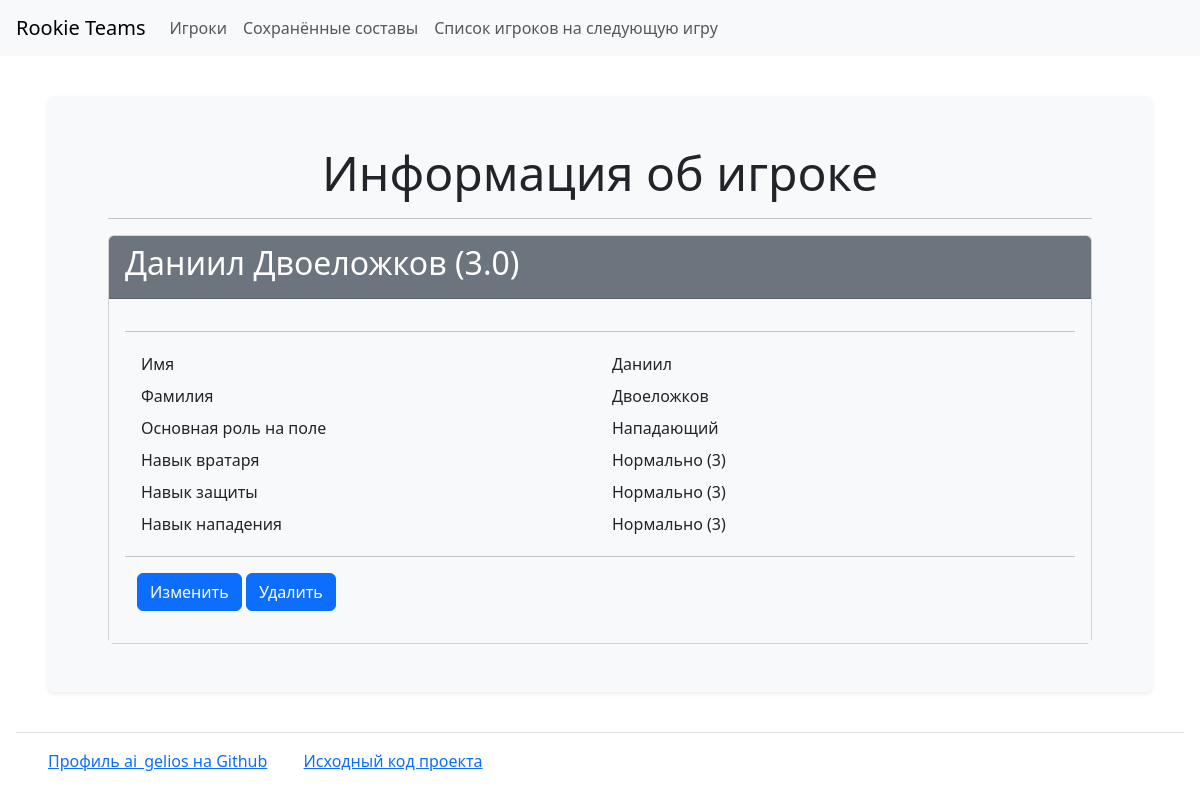
The page /players/5/ on the database its author committed.
### rooky_teams/players/models.py (models this page shows)
class Player(models.Model):
    first_name = models.CharField(
        max_length=64,
    )
    last_name = models.CharField(
        max_length=64,
    )
    role = models.ForeignKey(
        to=Role,
        on_delete=models.PROTECT,
        blank=False,
        null=False,
        related_name='role'
    )
    gk_skill = models.ForeignKey(
        to=SkillLevel,
        on_delete=models.PROTECT,
        blank=False,
        null=False,
        related_name='gk_skill'
    )
    def_skill = models.ForeignKey(
        to=SkillLevel,
        on_delete=models.PROTECT,
        blank=False,
        null=False,
        related_name='def_skill'
    )
    off_skill = models.ForeignKey(
        to=SkillLevel,
        on_delete=models.PROTECT,
        blank=False,
        null=False,
        related_name='off_skill'
    )
    @property
    def avg_skill(self):
        return round(sum((
            self.gk_skill.value,
            self.def_skill.value,
            self.off_skill.value,
        )) / 3, 2)
    def __str__(self):
        return f'{self.first_name} {self.last_name} ({self.avg_skill})'

### rooky_teams/skills/models.py (models this page shows)
class SkillLevel(models.Model):
    value = models.IntegerField()
    def __str__(self):
        return f'{TRANSLATED_NAMES.get(self.value)} ({self.value})'

### rooky_teams/roles/models.py (models this page shows)
class Role(models.Model):
    name = models.CharField(
        max_length=64,
        unique=True,
        blank=False,
    )
    def __str__(self):
        return ROLES.get(self.name)

### rooky_teams/players/views.py (the view)
# urls.py: path('<int:pk>/', PlayerDetailView.as_view(), name='player_details'),
class PlayerDetailView(DetailView):
    template_name = 'players/details.html'
    model = Player

### rooky_teams/templates/players/details.html
{% extends "home.html" %}
{% load i18n %}
{% block content %}
<main>
    <div class="container wrapper flex-grow-1">
        <h2 class="text-center display-5">{% translate "Player details" %}</h2>
        <hr>
        <div class="card">
            <div class="card-header bg-secondary text-white">
                <h2>{{ player }}</h2>
            </div>
            <div class="card-body bg-light">
                <hr>
                <div class="container">
                    <div class="row p-1">
                        <div class="col">{% translate 'First name' %}</div>
                        <div class="col">{{ player.first_name }}</div>
                    </div>
                    <div class="row p-1">
                        <div class="col">{% translate 'Last name' %}</div>
                        <div class="col">{{ player.last_name }}</div>
                    </div>
                    <div class="row p-1">
                        <div class="col">{% translate 'Role on the field' %}</div>
                        <div class="col">{{ player.role }}</div>
                    </div>
                    <div class="row p-1">
                        <div class="col">{% translate 'Goalkeeper skill' %}</div>
                        <div class="col">{{ player.gk_skill }}</div>
                    </div>
                    <div class="row p-1">
                        <div class="col">{% translate 'Defender skill' %}</div>
                        <div class="col">{{ player.def_skill }}</div>
                    </div>
                    <div class="row p-1">
                        <div class="col">{% translate 'Forward skill' %}</div>
                        <div class="col">{{ player.off_skill }}</div>
                    </div>
                </div>
                <hr>
                <div class="container">
                    <a class="btn btn-primary mb-3" href="{% url 'player_update' player.id %}">{% translate 'Update' %}</a>
                    <a class="btn btn-primary mb-3" href="{% url 'player_delete' player.id %}">{% translate 'Delete' %}</a>
                </div>
            </div>
        </div>
    </div>
</main>
{% endblock %}

### rows shown on the page
Player: first_name+last_name+gk_skill "Даниил Двоеложков (3.0)", first_name "Даниил", last_name "Двоеложков", role "Нападающий", gk_skill "Нормально (3)", def_skill "Нормально (3)", off_skill "Нормально (3)"
